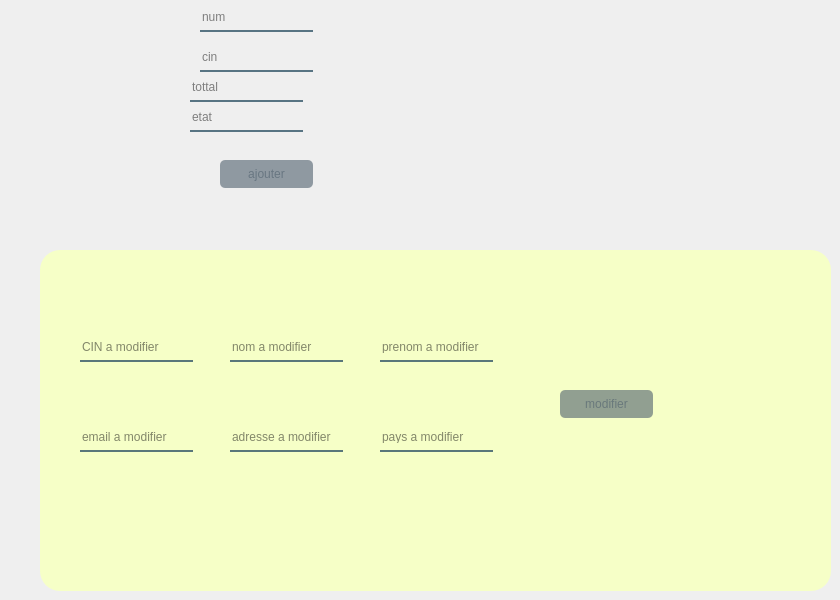
    <widget class="QWidget" name="client_modifier">
     <widget class="QTableView" name="tableView_2">
      <property name="geometry">
       <rect>
        <x>40</x>
        <y>250</y>
        <width>791</width>
        <height>341</height>
       </rect>
      </property>
      <property name="styleSheet">
       <string notr="true">background-color :  #191919; 
background-color: rgb(246, 255, 199);
border-radius : 20px;</string>
      </property>
     </widget>
     <widget class="QLineEdit" name="lineEdit_cin_m">
      <property name="geometry">
       <rect>
        <x>80</x>
        <y>340</y>
        <width>113</width>
        <height>22</height>
       </rect>
      </property>
      <property name="styleSheet">
       <string notr="true">background-color:rgba(0,0,0,0);
border:none;
border-bottom:2px solid rgba(46,82,101,200);
color:rgba(0,0,0,240);
padding-bottom:7px;
</string>
      </property>
      <property name="placeholderText">
       <string>CIN a modifier</string>
      </property>
      <property name="cursorMoveStyle">
       <enum>Qt::VisualMoveStyle</enum>
      </property>
      <property name="clearButtonEnabled">
       <bool>true</bool>
      </property>
     </widget>
     <widget class="QLineEdit" name="lineEdit_nom_m">
      <property name="geometry">
       <rect>
        <x>230</x>
        <y>340</y>
        <width>113</width>
        <height>22</height>
       </rect>
      </property>
      <property name="styleSheet">
       <string notr="true">background-color:rgba(0,0,0,0);
border:none;
border-bottom:2px solid rgba(46,82,101,200);
color:rgba(0,0,0,240);
padding-bottom:7px;
</string>
      </property>
      <property name="placeholderText">
       <string>nom a modifier</string>
      </property>
      <property name="cursorMoveStyle">
       <enum>Qt::VisualMoveStyle</enum>
      </property>
      <property name="clearButtonEnabled">
       <bool>true</bool>
      </property>
     </widget>
     <widget class="QLineEdit" name="lineEdit_prenom_m">
      <property name="geometry">
       <rect>
        <x>380</x>
        <y>340</y>
        <width>113</width>
        <height>22</height>
       </rect>
      </property>
      <property name="styleSheet">
       <string notr="true">background-color:rgba(0,0,0,0);
border:none;
border-bottom:2px solid rgba(46,82,101,200);
color:rgba(0,0,0,240);
padding-bottom:7px;
</string>
      </property>
      <property name="placeholderText">
       <string>prenom a modifier</string>
      </property>
      <property name="cursorMoveStyle">
       <enum>Qt::VisualMoveStyle</enum>
      </property>
      <property name="clearButtonEnabled">
       <bool>true</bool>
      </property>
     </widget>
     <widget class="QLineEdit" name="lineEdit_email_m">
      <property name="geometry">
       <rect>
        <x>80</x>
        <y>430</y>
        <width>113</width>
        <height>22</height>
       </rect>
      </property>
      <property name="styleSheet">
       <string notr="true">background-color:rgba(0,0,0,0);
border:none;
border-bottom:2px solid rgba(46,82,101,200);
color:rgba(0,0,0,240);
padding-bottom:7px;
</string>
      </property>
      <property name="placeholderText">
       <string>email a modifier</string>
      </property>
      <property name="cursorMoveStyle">
       <enum>Qt::VisualMoveStyle</enum>
      </property>
      <property name="clearButtonEnabled">
       <bool>true</bool>
      </property>
     </widget>
     <widget class="QLineEdit" name="lineEdit_adresse_m">
      <property name="geometry">
       <rect>
        <x>230</x>
        <y>430</y>
        <width>113</width>
        <height>22</height>
       </rect>
      </property>
      <property name="styleSheet">
       <string notr="true">background-color:rgba(0,0,0,0);
border:none;
border-bottom:2px solid rgba(46,82,101,200);
color:rgba(0,0,0,240);
padding-bottom:7px;
</string>
      </property>
      <property name="placeholderText">
       <string>adresse a modifier</string>
      </property>
      <property name="cursorMoveStyle">
       <enum>Qt::VisualMoveStyle</enum>
      </property>
      <property name="clearButtonEnabled">
       <bool>true</bool>
      </property>
     </widget>
     <widget class="QLineEdit" name="lineEdit_pays_m">
      <property name="geometry">
       <rect>
        <x>380</x>
        <y>430</y>
        <width>113</width>
        <height>22</height>
       </rect>
      </property>
      <property name="styleSheet">
       <string notr="true">background-color:rgba(0,0,0,0);
border:none;
border-bottom:2px solid rgba(46,82,101,200);
color:rgba(0,0,0,240);
padding-bottom:7px;
</string>
      </property>
      <property name="placeholderText">
       <string>pays a modifier</string>
      </property>
      <property name="cursorMoveStyle">
       <enum>Qt::VisualMoveStyle</enum>
      </property>
      <property name="clearButtonEnabled">
       <bool>true</bool>
      </property>
     </widget>
     <widget class="QPushButton" name="pushButton_modifierclient">
      <property name="geometry">
       <rect>
        <x>560</x>
        <y>390</y>
        <width>93</width>
        <height>28</height>
       </rect>
      </property>
      <property name="styleSheet">
       <string notr="true">QPushButton#pushButton_modifierclient{
background-color: rgba(78, 95, 108, 0.6);
background: rgba(78, 95, 108, 0.6);
color: rgba(78, 95, 108, 0.6);
border-radius:5px;
}
QPushButton#pushButton_modifierclient:hover{
background-color: rgba(78, 105, 112, 0.8);
background: rgba(78, 105, 112, 0.8);
color: rgba(78, 105, 112, 0.8);
}
QPushButton#pushButton_modifierclient:pressed{
padding-left:5px;
padding-top:5px;
background-color:rgba(150,123,111,0.7);
}</string>
      </property>
      <property name="text">
       <string>modifier</string>
      </property>
     </widget>
     <widget class="QLineEdit" name="lineEdit_num">
      <property name="geometry">
       <rect>
        <x>200</x>
        <y>10</y>
        <width>113</width>
        <height>22</height>
       </rect>
      </property>
      <property name="styleSheet">
       <string notr="true">background-color:rgba(0,0,0,0);
border:none;
border-bottom:2px solid rgba(46,82,101,200);
color:rgba(0,0,0,240);
padding-bottom:7px;
</string>
      </property>
      <property name="placeholderText">
       <string>num</string>
      </property>
     </widget>
     <widget class="QLineEdit" name="lineEdit_id">
      <property name="geometry">
       <rect>
        <x>200</x>
        <y>50</y>
        <width>113</width>
        <height>22</height>
       </rect>
      </property>
      <property name="styleSheet">
       <string notr="true">background-color:rgba(0,0,0,0);
border:none;
border-bottom:2px solid rgba(46,82,101,200);
color:rgba(0,0,0,240);
padding-bottom:7px;
</string>
      </property>
      <property name="placeholderText">
       <string>cin</string>
      </property>
     </widget>
     <widget class="QLineEdit" name="lineEdit_tottal">
      <property name="geometry">
       <rect>
        <x>190</x>
        <y>80</y>
        <width>113</width>
        <height>22</height>
       </rect>
      </property>
      <property name="styleSheet">
       <string notr="true">background-color:rgba(0,0,0,0);
border:none;
border-bottom:2px solid rgba(46,82,101,200);
color:rgba(0,0,0,240);
padding-bottom:7px;
</string>
      </property>
      <property name="placeholderText">
       <string>tottal</string>
      </property>
     </widget>
     <widget class="QLineEdit" name="lineEdit_etat">
      <property name="geometry">
       <rect>
        <x>190</x>
        <y>110</y>
        <width>113</width>
        <height>22</height>
       </rect>
      </property>
      <property name="styleSheet">
       <string notr="true">background-color:rgba(0,0,0,0);
border:none;
border-bottom:2px solid rgba(46,82,101,200);
color:rgba(0,0,0,240);
padding-bottom:7px;
</string>
      </property>
      <property name="placeholderText">
       <string>etat</string>
      </property>
     </widget>
     <widget class="QPushButton" name="pushButton_ajouterf">
      <property name="geometry">
       <rect>
        <x>220</x>
        <y>160</y>
        <width>93</width>
        <height>28</height>
       </rect>
      </property>
      <property name="styleSheet">
       <string notr="true">QPushButton#pushButton_ajouterf{
background-color: rgba(78, 95, 108, 0.6);
background: rgba(78, 95, 108, 0.6);
color: rgba(78, 95, 108, 0.6);
border-radius:5px;
}
QPushButton#pushButton_ajouterf:hover{
background-color: rgba(78, 105, 112, 0.8);
background: rgba(78, 105, 112, 0.8);
color: rgba(78, 105, 112, 0.8);
}
QPushButton#pushButton_ajouterf:pressed{
padding-left:5px;
padding-top:5px;
background-color:rgba(150,123,111,0.7);
}</string>
      </property>
      <property name="text">
       <string>ajouter</string>
      </property>
     </widget>
    </widget>
